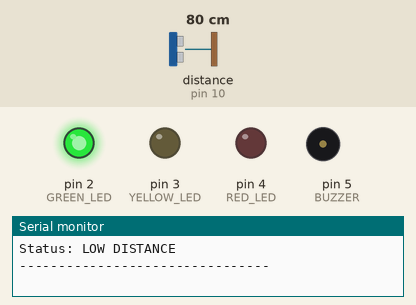
Recording of a sketch running on a simulated Arduino Uno, built with avr-gcc and run on an emulated ATmega328P. Shown: output pins drawn as LEDs (lit = HIGH), buzzer (waves = sounding, pin HIGH), the last lines printed to the serial monitor. Wiring (inferred from the names in the program): ultrasonic range finder: trigger pin 9; echo pin 10. Inputs (shaded band) come from the test bench; at power-on: distance to the obstacle (sensor on pin 10) 80 cm. The echo pulse lasts 58.3 µs per cm; pins used as bus, display or sensor lines are not drawn.

Above: at 1.4 s.
1.5 s: distance to the obstacle (sensor on pin 10) set to 14 cm
3.0 s: distance to the obstacle (sensor on pin 10) set to 10 cm
At 4.5 s:
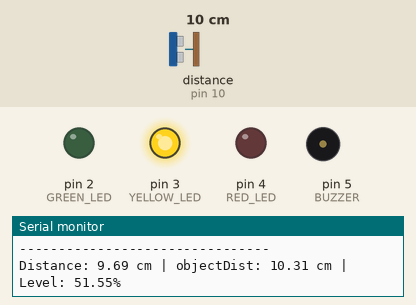
4.8 s: distance to the obstacle (sensor on pin 10) set to 7 cm
6.3 s: distance to the obstacle (sensor on pin 10) set to 4 cm
At 7.9 s:
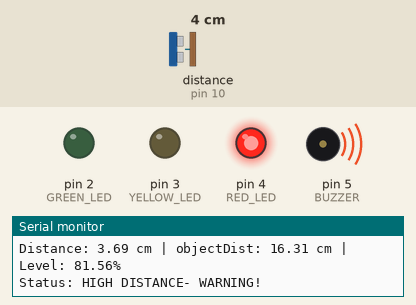
8.2 s: distance to the obstacle (sensor on pin 10) set to 9 cm
At 9.1 s:
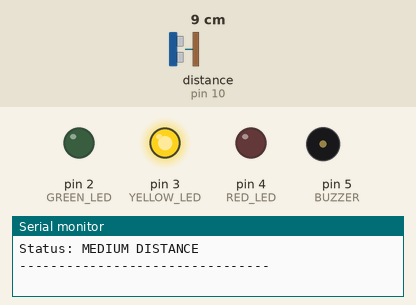
9.9 s: distance to the obstacle (sensor on pin 10) set to 2 cm
At 11.5 s:
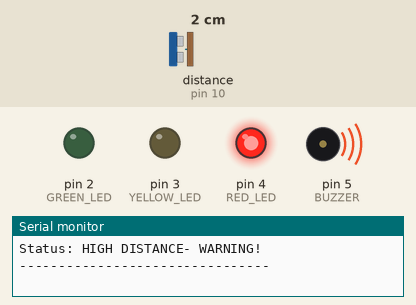
Timing chart, 0 to 12.5 s (numbered marks = the images above; inputs shaded):
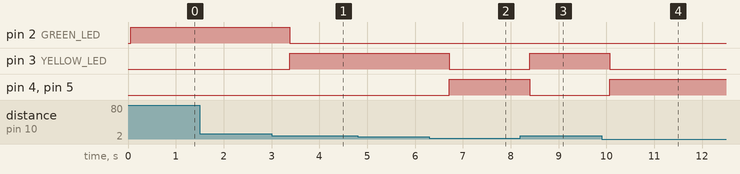

The sketch:

sketch_sep25a.ino
```cpp
// Arduino UNO + HC-SR04 + LEDs + Buzzer

#define TRIG_PIN 9
#define ECHO_PIN 10

#define GREEN_LED 2
#define YELLOW_LED 3
#define RED_LED 4
#define BUZZER 5

#define OBJECT_HEIGHT 20.0

// Function to measure distance
float getDistance()
{
  digitalWrite(TRIG_PIN, LOW);
  delayMicroseconds(3);

  digitalWrite(TRIG_PIN, HIGH);
  delayMicroseconds(10);
  digitalWrite(TRIG_PIN, LOW);

  long duration = pulseIn(ECHO_PIN, HIGH, 40000);

  if (duration == 0)
  {
    return -1;
  }

  float distance = duration * 0.0343 / 2;

  return distance;
}

void setup()
{
  pinMode(TRIG_PIN, OUTPUT);
  pinMode(ECHO_PIN, INPUT);

  pinMode(GREEN_LED, OUTPUT);
  pinMode(YELLOW_LED, OUTPUT);
  pinMode(RED_LED, OUTPUT);
  pinMode(BUZZER, OUTPUT);

  // Turn everything OFF initially
  digitalWrite(GREEN_LED, LOW);
  digitalWrite(YELLOW_LED, LOW);
  digitalWrite(RED_LED, LOW);
  digitalWrite(BUZZER, LOW);

  Serial.begin(9600);

  Serial.println("OBJECT DETECTION SYSTEM");
  Serial.println("--------------------------------");
}

void loop()
{
  float distance = -1;

  // Take up to 3 attempts
  for (int i = 0; i < 3; i++)
  {
    distance = getDistance();

    if (distance > 0)
    {
      break;
    }

    delay(50);
  }

  // If sensor doesn't respond
  if (distance < 0)
  {
    Serial.println("No Echo - Check Sensor Connection");
    delay(500);
    return;
  }

  float objectDist = OBJECT_HEIGHT - distance;

  // Keep value within tank limits
  if (objectDist < 0)
  {
    objectDist = 0;
  }

  if (objectDist > OBJECT_HEIGHT)
  {
    objectDist = OBJECT_HEIGHT;
  }

  // Calculate percentage
  float percentage = (objectDist / OBJECT_HEIGHT) * 100;

  // Display readings
  Serial.print("Distance: ");
  Serial.print(distance);
  Serial.print(" cm");

  Serial.print(" | objectDist: ");
  Serial.print(objectDist);
  Serial.print(" cm");

  Serial.print(" | Level: ");
  Serial.print(percentage);
  Serial.println("%");


  if (percentage < 35)
  {
    digitalWrite(GREEN_LED, HIGH);
    digitalWrite(YELLOW_LED, LOW);
    digitalWrite(RED_LED, LOW);
    digitalWrite(BUZZER, LOW);

    Serial.println("Status: LOW DISTANCE");
  }


  else if (percentage < 75)
  {
    digitalWrite(GREEN_LED, LOW);
    digitalWrite(YELLOW_LED, HIGH);
    digitalWrite(RED_LED, LOW);
    digitalWrite(BUZZER, LOW);

    Serial.println("Status: MEDIUM DISTANCE");
  }


  else
  {
    digitalWrite(GREEN_LED, LOW);
    digitalWrite(YELLOW_LED, LOW);
    digitalWrite(RED_LED, HIGH);

    // Buzzer ON
    digitalWrite(BUZZER, HIGH);

    Serial.println("Status: HIGH DISTANCE- WARNING!");
  }

  Serial.println("--------------------------------");

  delay(500);
}
```

Measured:
- the behaviour switches between 13 and 12 cm on distance to the obstacle (sensor on pin 10) (found by bisection; images 0 and 1)
- the behaviour switches between 6 and 5 cm on distance to the obstacle (sensor on pin 10) (found by bisection; images 1 and 2)
- after the input at 3.0 s, pin 2 (GREEN_LED): HIGH → LOW after 0.38 s; pin 3 (YELLOW_LED): LOW → HIGH after 0.38 s
- after the input at 6.3 s, pin 3 (YELLOW_LED): HIGH → LOW after 0.41 s; pin 4 (RED_LED), pin 5 (BUZZER): LOW → HIGH after 0.41 s
- after the input at 8.2 s, pin 3 (YELLOW_LED): LOW → HIGH after 0.20 s; pin 4 (RED_LED), pin 5 (BUZZER): HIGH → LOW after 0.20 s
- after the input at 9.9 s, pin 3 (YELLOW_LED): HIGH → LOW after 0.17 s; pin 4 (RED_LED), pin 5 (BUZZER): LOW → HIGH after 0.17 s
